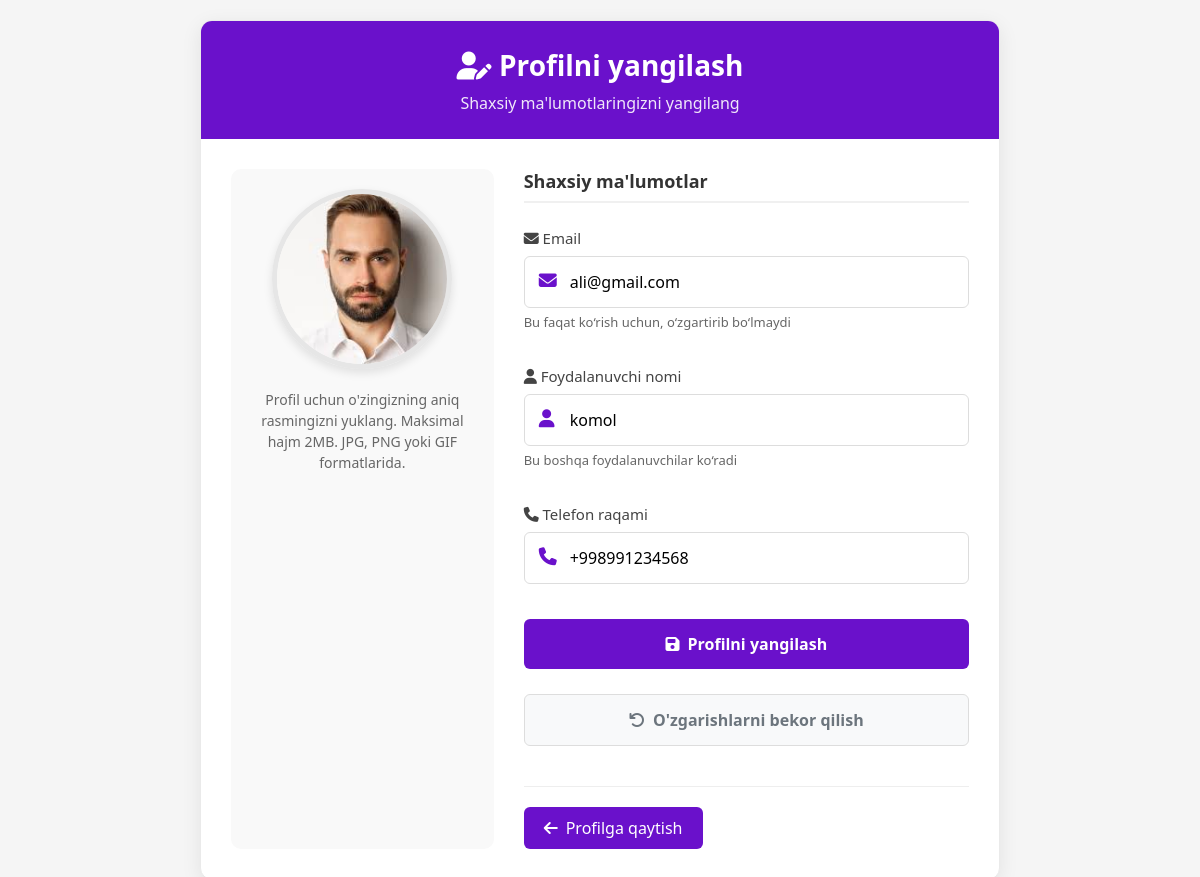
The page /user/profile/update/ (signed in) on the database its author committed.
### users/models.py (models this page shows, shortened)
class CustomUser(AbstractUser):
    email = models.EmailField(unique=True)
    phone = models.CharField(max_length=20, blank=True, null=True)
    fio = models.CharField(max_length=255, blank=True, null=True)
    profile_image = models.ImageField(
        upload_to='profile_images/',          # images/profile_images/ ichida saqlanadi
        blank=True,
        null=True
    )
    coins = models.PositiveIntegerField(default=0)
    ROLE_CHOICES = (
        ('student', 'Student'),
        ('teacher', 'Teacher'),
        ('superuser', 'Superuser'),
    )
    role = models.CharField(max_length=20, choices=ROLE_CHOICES, default='student')
    USERNAME_FIELD = 'email'
    REQUIRED_FIELDS = ['username']

### users/views.py (the view)
# urls.py: path('profile/update/', profile_update_view, name='profile_update'),
@login_required
def profile_update_view(request):
    if request.user.is_superuser:
        return redirect('profile')
    if request.method == 'POST':
        form = ProfileUpdateForm(request.POST, request.FILES, instance=request.user)
        if form.is_valid():
            form.save()
            return redirect('profile')
    else:
        form = ProfileUpdateForm(instance=request.user)
    return render(request, 'profile_update.html', {'form': form})

### users/forms.py
class ProfileUpdateForm(forms.ModelForm):
    class Meta:
        model = CustomUser
        fields = ['username', 'phone', 'profile_image']
        widgets = {
            'profile_image': forms.FileInput(attrs={'accept': 'image/*'}),
        }

### users/templates/profile_update.html (shortened to what this page needs)
<!DOCTYPE html>
<html lang="uz">
<head>
    <link rel="stylesheet" href="https://cdnjs.cloudflare.com/ajax/libs/font-awesome/6.4.0/css/all.min.css">
</head>
<body>
    <div class="container">
        <div class="header">
            <h1><i class="fas fa-user-edit"></i> Profilni yangilash</h1>
            <p>Shaxsiy ma'lumotlaringizni yangilang</p>
        </div>
        <form method="post" enctype="multipart/form-data" id="profileForm">
            <div class="profile-content">
                <div class="profile-picture">
                    <div class="image-container">
                        {% if form.instance.profile_image %}
                            <img src="{{ form.instance.profile_image.url }}" alt="Profile Picture" id="profileImage">
                        {% else %}
                            <img src="https://images.unsplash.com/photo-1535713875002-d1d0cf377fde?ixlib=rb-4.0.3&ixid=MnwxMjA3fDB8MHxwaG90by1wYWdlfHx8fGVufDB8fHx8&auto=format&fit=crop&w=500&q=80" alt="Profile Picture" id="profileImage">
                        {% endif %}
                        <div class="image-overlay">
                        </div>
                    </div>
                    <p class="upload-instruction">Profil uchun o'zingizning aniq rasmingizni yuklang. Maksimal hajm 2MB. JPG, PNG yoki GIF formatlarida.</p>
                </div>
                <div class="profile-info">
                    <div class="section-title">Shaxsiy ma'lumotlar</div>
                    <div class="form-group">
                        <label><i class="fas fa-envelope"></i> Email</label>
                        <div class="input-icon">
                            <i class="fas fa-envelope"></i>
                        </div>
                        <input type="text" value="{{ request.user.email }}" class="form-control" readonly>
                        <div class="input-hint">Bu faqat ko‘rish uchun, o‘zgartirib bo‘lmaydi</div>
                    </div>
                    <div class="form-group">
                        <label for="{{ form.username.id_for_label }}"><i class="fas fa-user"></i> Foydalanuvchi nomi</label>
                        <div class="input-icon">
                            <i class="fas fa-user"></i>
                        </div>
                        {{ form.username }}
                        <div class="input-hint">Bu boshqa foydalanuvchilar ko‘radi</div>
                    </div>
                    <div class="form-group">
                        <label for="{{ form.phone.id_for_label }}"><i class="fas fa-phone"></i> Telefon raqami</label>
                        <div class="input-icon">
                            <i class="fas fa-phone"></i>
                        </div>
                        {{ form.phone }}
                    </div>
                    <button type="submit" class="btn btn-primary"><i class="fas fa-save"></i> Profilni yangilash</button>
                    <button type="button" class="btn btn-reset" id="resetBtn"><i class="fas fa-undo"></i> O'zgarishlarni bekor qilish</button>
                    <div class="form-footer">
                        <a href="{% url 'profile' %}" class="btn-back"><i class="fas fa-arrow-left"></i> Profilga qaytish</a>
                    </div>
                </div>
            </div>
        </form>
    </div>
</body>
</html>

### users/templates/profile_update.html (style rules this page uses)
* { margin: 0; padding: 0; box-sizing: border-box; font-family: 'Segoe UI', Tahoma, Geneva, Verdana, sans-serif; }
body { background-color: #f5f5f5; min-height: 100vh; display: flex; justify-content: center; align-items: center; padding: 20px; }
.container { background-color: white; border-radius: 12px; box-shadow: 0 5px 20px rgba(0, 0, 0, 0.08); width: 100%; max-width: 800px; overflow: hidden; border: 1px solid #eaeaea; }
.header { background-color: #6a11cb; color: white; padding: 25px 30px; text-align: center; }
.header h1 { font-weight: 600; font-size: 28px; margin-bottom: 8px; }
.header p { opacity: 0.9; }
.profile-content { padding: 30px; display: flex; flex-direction: column; gap: 30px; }
.profile-picture { text-align: center; padding: 20px; background: #f9f9f9; border-radius: 10px; margin: 0 auto; max-width: 400px; }
.image-container { width: 180px; height: 180px; border-radius: 50%; overflow: hidden; margin: 0 auto 20px; border: 5px solid #e6e6e6; position: relative; box-shadow: 0 4px 10px rgba(0, 0, 0, 0.1); }
.image-container img { width: 100%; height: 100%; object-fit: cover; }
.image-overlay { position: absolute; bottom: 0; left: 0; right: 0; background-color: rgba(106, 17, 203, 0.85); padding: 10px; transform: translateY(100%); transition: transform 0.3s ease; cursor: pointer; color: white; display: flex; justify-content: center; align-items: center; }
.upload-instruction { color: #666; font-size: 14px; margin-top: 15px; line-height: 1.5; }
.profile-info { display: flex; flex-direction: column; gap: 15px; }
.section-title { font-size: 18px; font-weight: 600; color: #333; margin-bottom: 10px; padding-bottom: 8px; border-bottom: 2px solid #f0f0f0; }
.form-group { margin-bottom: 20px; position: relative; }
.form-group label { display: block; margin-bottom: 8px; font-weight: 500; color: #444; font-size: 15px; }
.form-control { width: 100%; padding: 14px 14px 14px 45px; border: 1px solid #ddd; border-radius: 6px; font-size: 16px; transition: border 0.3s, box-shadow 0.3s; }
.input-icon { position: absolute; left: 15px; top: 40px; color: #6a11cb; font-size: 18px; }
.btn { padding: 14px 20px; border: none; border-radius: 6px; font-size: 16px; font-weight: 600; cursor: pointer; transition: all 0.3s; display: flex; align-items: center; justify-content: center; gap: 8px; }
.btn-primary { background: #6a11cb; color: white; width: 100%; }
.btn-reset { background-color: #f8f9fa; color: #6c757d; border: 1px solid #ddd; margin-top: 10px; }
.form-footer { margin-top: 25px; display: flex; justify-content: flex-start; align-items: center; padding-top: 20px; border-top: 1px solid #eee; }
.btn-back { background: #6a11cb; color: white; padding: 10px 20px; border-radius: 6px; text-decoration: none; display: inline-flex; align-items: center; gap: 8px; transition: all 0.3s; font-weight: 500; }
.input-hint { font-size: 13px; color: #666; margin-top: 5px; }
@media (min-width: 768px) { .profile-content { flex-direction: row; } }
@media (min-width: 768px) { .profile-picture { flex: 1; max-width: 300px; } }
@media (min-width: 768px) { .profile-info { flex: 2; } }

### rows shown on the page
CustomUser: instance.profile_image (picture), user.email "ali@gmail.com", username "komol", phone "+998991234568"
